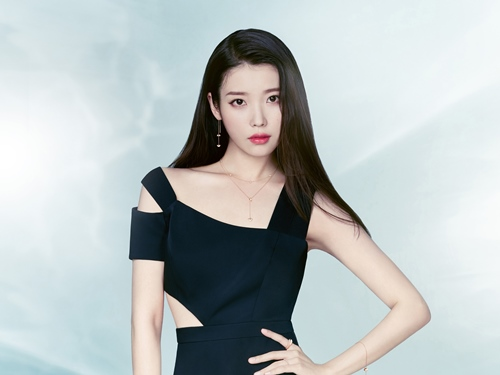
#> input picture Spring/python Teacher Code/python Teacher Code/HELLOPYTHON/day15/iu.jpg, 500 x 375 px
$ python mycv03save.py
#> lines starting #> are read from the running program, lines starting #| are printed output that depends on the picture
import cv2

img = cv2.imread('iu.jpg', cv2.IMREAD_GRAYSCALE)
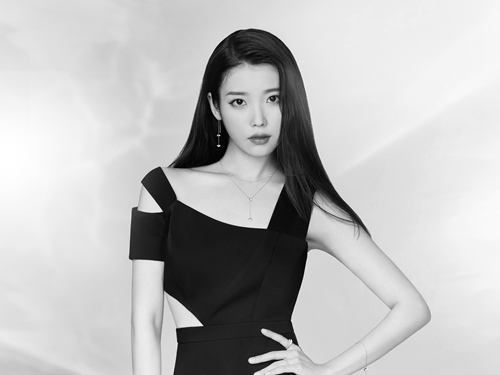
#> img: shape (375, 500); min 0, max 255, mean 188.5
cv2.imwrite('ui.jpg', img)

print(img.shape)
#| (375, 500)
print(img)
#> (printed output is left out)

cv2.imshow('Test Image', img)
cv2.waitKey(0)
cv2.destroyAllWindows()
